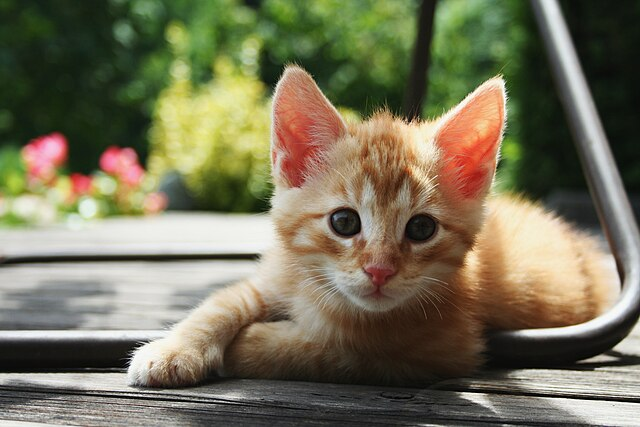
#> input picture cat.jpg, 640 x 427 px
$ python 7_Image.py
#> lines starting #> are read from the running program, lines starting #| are printed output that depends on the picture
import matplotlib.pyplot as plt
import seaborn as sns
import numpy as np

# matplotlib can be used to display image---------------------

# download image
from urllib.request import urlretrieve
urlretrieve('https://upload.wikimedia.org/wikipedia/commons/thumb/a/a5/Red_Kitten_01.jpg/640px-Red_Kitten_01.jpg', 'cat.jpg')
#> (this line was passed over: the network is not available in this run)

# before image displayed, it has to be read into memory using Python Imaging Library (PIL) module
from PIL import Image
img = Image.open('cat.jpg')   # open image into memory
#> img is the input picture: PIL image 640x427 RGB; mean R, G, B 118.3, 113.9, 88.5
print(type(img))
#| <class 'PIL.JpegImagePlugin.JpegImageFile'>

# display the image
plt.title('A cat staring')
plt.grid(False)     # grid lines don't come
# plt.axis('off')
plt.imshow(img)

# image array
img_arr = np.array(img)
print(img_arr.shape)
#| (427, 640, 3)
plt.imshow(img_arr[50:350, 240:500])    # shows image in the range

# to show image
plt.show()
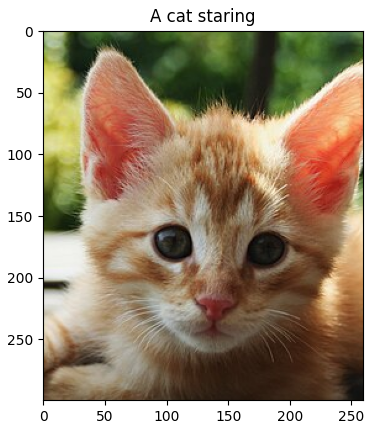
#> figure drawn by matplotlib, 1 panel
